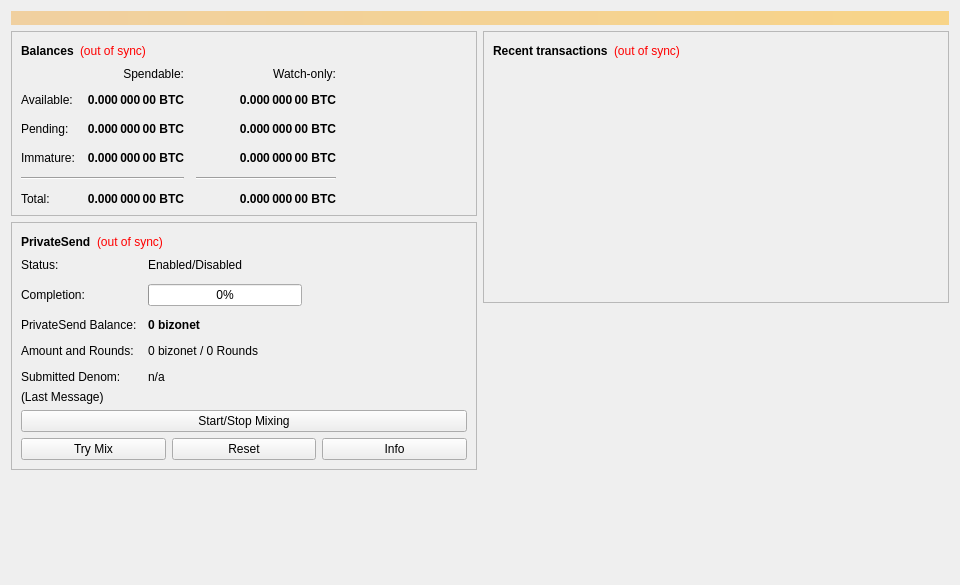
<?xml version="1.0" encoding="UTF-8"?>
<ui version="4.0">
 <class>OverviewPage</class>
 <widget class="QWidget" name="OverviewPage">
  <property name="geometry">
   <rect>
    <x>0</x>
    <y>0</y>
    <width>960</width>
    <height>585</height>
   </rect>
  </property>
  <property name="minimumSize">
   <size>
    <width>960</width>
    <height>0</height>
   </size>
  </property>
  <property name="windowTitle">
   <string>Form</string>
  </property>
  <layout class="QVBoxLayout" name="topLayout">
   <item>
    <widget class="QLabel" name="labelAlerts">
     <property name="visible">
      <bool>false</bool>
     </property>
     <property name="styleSheet">
      <string notr="true">QLabel { background-color: qlineargradient(x1: 0, y1: 0, x2: 1, y2: 0, stop:0 #F0D0A0, stop:1 #F8D488); color:#000000; }</string>
     </property>
     <property name="wordWrap">
      <bool>true</bool>
     </property>
     <property name="margin">
      <number>3</number>
     </property>
     <property name="textInteractionFlags">
      <set>Qt::TextSelectableByMouse</set>
     </property>
    </widget>
   </item>
   <item>
    <layout class="QHBoxLayout" name="horizontalLayout" stretch="1,1">
     <item>
      <layout class="QVBoxLayout" name="verticalLayout_2">
       <item>
        <widget class="QFrame" name="frame">
         <property name="frameShape">
          <enum>QFrame::StyledPanel</enum>
         </property>
         <property name="frameShadow">
          <enum>QFrame::Raised</enum>
         </property>
         <layout class="QVBoxLayout" name="verticalLayout_4">
          <item>
           <layout class="QHBoxLayout" name="horizontalLayout_4">
            <item>
             <widget class="QLabel" name="label_5">
              <property name="font">
               <font>
                <weight>75</weight>
                <bold>true</bold>
               </font>
              </property>
              <property name="text">
               <string>Balances</string>
              </property>
             </widget>
            </item>
            <item>
             <widget class="QLabel" name="labelWalletStatus">
              <property name="toolTip">
               <string>The displayed information may be out of date. Your wallet automatically synchronizes with the bizonet network after a connection is established, but this process has not completed yet.</string>
              </property>
              <property name="styleSheet">
               <string notr="true">QLabel { color: red; }</string>
              </property>
              <property name="text">
               <string notr="true">(out of sync)</string>
              </property>
              <property name="alignment">
               <set>Qt::AlignLeading|Qt::AlignLeft|Qt::AlignVCenter</set>
              </property>
             </widget>
            </item>
            <item>
             <spacer name="horizontalSpacer_3">
              <property name="orientation">
               <enum>Qt::Horizontal</enum>
              </property>
              <property name="sizeHint" stdset="0">
               <size>
                <width>40</width>
                <height>20</height>
               </size>
              </property>
             </spacer>
            </item>
           </layout>
          </item>
          <item>
           <layout class="QGridLayout" name="gridLayout">
            <property name="spacing">
             <number>12</number>
            </property>
            <item row="2" column="2">
             <widget class="QLabel" name="labelWatchPending">
              <property name="font">
               <font>
                <weight>75</weight>
                <bold>true</bold>
               </font>
              </property>
              <property name="cursor">
               <cursorShape>IBeamCursor</cursorShape>
              </property>
              <property name="toolTip">
               <string>Unconfirmed transactions to watch-only addresses</string>
              </property>
              <property name="text">
               <string notr="true">0.000 000 00 BTC</string>
              </property>
              <property name="alignment">
               <set>Qt::AlignRight|Qt::AlignTrailing|Qt::AlignVCenter</set>
              </property>
              <property name="textInteractionFlags">
               <set>Qt::LinksAccessibleByMouse|Qt::TextSelectableByKeyboard|Qt::TextSelectableByMouse</set>
              </property>
             </widget>
            </item>
            <item row="2" column="1">
             <widget class="QLabel" name="labelUnconfirmed">
              <property name="font">
               <font>
                <weight>75</weight>
                <bold>true</bold>
               </font>
              </property>
              <property name="cursor">
               <cursorShape>IBeamCursor</cursorShape>
              </property>
              <property name="toolTip">
               <string>Total of transactions that have yet to be confirmed, and do not yet count toward the spendable balance</string>
              </property>
              <property name="text">
               <string notr="true">0.000 000 00 BTC</string>
              </property>
              <property name="alignment">
               <set>Qt::AlignRight|Qt::AlignTrailing|Qt::AlignVCenter</set>
              </property>
              <property name="textInteractionFlags">
               <set>Qt::LinksAccessibleByMouse|Qt::TextSelectableByKeyboard|Qt::TextSelectableByMouse</set>
              </property>
             </widget>
            </item>
            <item row="3" column="2">
             <widget class="QLabel" name="labelWatchImmature">
              <property name="font">
               <font>
                <weight>75</weight>
                <bold>true</bold>
               </font>
              </property>
              <property name="cursor">
               <cursorShape>IBeamCursor</cursorShape>
              </property>
              <property name="toolTip">
               <string>Mined balance in watch-only addresses that has not yet matured</string>
              </property>
              <property name="text">
               <string notr="true">0.000 000 00 BTC</string>
              </property>
              <property name="alignment">
               <set>Qt::AlignRight|Qt::AlignTrailing|Qt::AlignVCenter</set>
              </property>
              <property name="textInteractionFlags">
               <set>Qt::LinksAccessibleByMouse|Qt::TextSelectableByKeyboard|Qt::TextSelectableByMouse</set>
              </property>
             </widget>
            </item>
            <item row="4" column="0" colspan="2">
             <widget class="Line" name="lineSpendableBalance">
              <property name="orientation">
               <enum>Qt::Horizontal</enum>
              </property>
             </widget>
            </item>
            <item row="4" column="2">
             <widget class="Line" name="lineWatchBalance">
              <property name="sizePolicy">
               <sizepolicy hsizetype="Preferred" vsizetype="Fixed">
                <horstretch>0</horstretch>
                <verstretch>0</verstretch>
               </sizepolicy>
              </property>
              <property name="minimumSize">
               <size>
                <width>140</width>
                <height>0</height>
               </size>
              </property>
              <property name="orientation">
               <enum>Qt::Horizontal</enum>
              </property>
             </widget>
            </item>
            <item row="5" column="0">
             <widget class="QLabel" name="labelTotalText">
              <property name="text">
               <string>Total:</string>
              </property>
             </widget>
            </item>
            <item row="3" column="1">
             <widget class="QLabel" name="labelImmature">
              <property name="font">
               <font>
                <weight>75</weight>
                <bold>true</bold>
               </font>
              </property>
              <property name="cursor">
               <cursorShape>IBeamCursor</cursorShape>
              </property>
              <property name="toolTip">
               <string>Mined balance that has not yet matured</string>
              </property>
              <property name="text">
               <string notr="true">0.000 000 00 BTC</string>
              </property>
              <property name="alignment">
               <set>Qt::AlignRight|Qt::AlignTrailing|Qt::AlignVCenter</set>
              </property>
              <property name="textInteractionFlags">
               <set>Qt::LinksAccessibleByMouse|Qt::TextSelectableByKeyboard|Qt::TextSelectableByMouse</set>
              </property>
             </widget>
            </item>
            <item row="2" column="3">
             <spacer name="horizontalSpacer_2">
              <property name="orientation">
               <enum>Qt::Horizontal</enum>
              </property>
              <property name="sizeHint" stdset="0">
               <size>
                <width>40</width>
                <height>20</height>
               </size>
              </property>
             </spacer>
            </item>
            <item row="3" column="0">
             <widget class="QLabel" name="labelImmatureText">
              <property name="text">
               <string>Immature:</string>
              </property>
             </widget>
            </item>
            <item row="5" column="1">
             <widget class="QLabel" name="labelTotal">
              <property name="font">
               <font>
                <weight>75</weight>
                <bold>true</bold>
               </font>
              </property>
              <property name="cursor">
               <cursorShape>IBeamCursor</cursorShape>
              </property>
              <property name="toolTip">
               <string>Your current total balance</string>
              </property>
              <property name="text">
               <string notr="true">0.000 000 00 BTC</string>
              </property>
              <property name="alignment">
               <set>Qt::AlignRight|Qt::AlignTrailing|Qt::AlignVCenter</set>
              </property>
              <property name="textInteractionFlags">
               <set>Qt::LinksAccessibleByMouse|Qt::TextSelectableByKeyboard|Qt::TextSelectableByMouse</set>
              </property>
             </widget>
            </item>
            <item row="5" column="2">
             <widget class="QLabel" name="labelWatchTotal">
              <property name="font">
               <font>
                <weight>75</weight>
                <bold>true</bold>
               </font>
              </property>
              <property name="cursor">
               <cursorShape>IBeamCursor</cursorShape>
              </property>
              <property name="toolTip">
               <string>Current total balance in watch-only addresses</string>
              </property>
              <property name="text">
               <string notr="true">0.000 000 00 BTC</string>
              </property>
              <property name="alignment">
               <set>Qt::AlignRight|Qt::AlignTrailing|Qt::AlignVCenter</set>
              </property>
              <property name="textInteractionFlags">
               <set>Qt::LinksAccessibleByMouse|Qt::TextSelectableByKeyboard|Qt::TextSelectableByMouse</set>
              </property>
             </widget>
            </item>
            <item row="0" column="2">
             <widget class="QLabel" name="labelWatchonly">
              <property name="text">
               <string>Watch-only:</string>
              </property>
              <property name="alignment">
               <set>Qt::AlignRight|Qt::AlignTrailing|Qt::AlignVCenter</set>
              </property>
             </widget>
            </item>
            <item row="1" column="0">
             <widget class="QLabel" name="labelBalanceText">
              <property name="text">
               <string>Available:</string>
              </property>
             </widget>
            </item>
            <item row="1" column="1">
             <widget class="QLabel" name="labelBalance">
              <property name="font">
               <font>
                <weight>75</weight>
                <bold>true</bold>
               </font>
              </property>
              <property name="cursor">
               <cursorShape>IBeamCursor</cursorShape>
              </property>
              <property name="toolTip">
               <string>Your current spendable balance</string>
              </property>
              <property name="text">
               <string notr="true">0.000 000 00 BTC</string>
              </property>
              <property name="alignment">
               <set>Qt::AlignRight|Qt::AlignTrailing|Qt::AlignVCenter</set>
              </property>
              <property name="textInteractionFlags">
               <set>Qt::LinksAccessibleByMouse|Qt::TextSelectableByKeyboard|Qt::TextSelectableByMouse</set>
              </property>
             </widget>
            </item>
            <item row="1" column="2">
             <widget class="QLabel" name="labelWatchAvailable">
              <property name="font">
               <font>
                <weight>75</weight>
                <bold>true</bold>
               </font>
              </property>
              <property name="cursor">
               <cursorShape>IBeamCursor</cursorShape>
              </property>
              <property name="toolTip">
               <string>Your current balance in watch-only addresses</string>
              </property>
              <property name="text">
               <string notr="true">0.000 000 00 BTC</string>
              </property>
              <property name="alignment">
               <set>Qt::AlignRight|Qt::AlignTrailing|Qt::AlignVCenter</set>
              </property>
              <property name="textInteractionFlags">
               <set>Qt::LinksAccessibleByMouse|Qt::TextSelectableByKeyboard|Qt::TextSelectableByMouse</set>
              </property>
             </widget>
            </item>
            <item row="2" column="0">
             <widget class="QLabel" name="labelPendingText">
              <property name="text">
               <string>Pending:</string>
              </property>
             </widget>
            </item>
            <item row="0" column="1">
             <widget class="QLabel" name="labelSpendable">
              <property name="text">
               <string>Spendable:</string>
              </property>
              <property name="alignment">
               <set>Qt::AlignRight|Qt::AlignTrailing|Qt::AlignVCenter</set>
              </property>
             </widget>
            </item>
           </layout>
          </item>
         </layout>
        </widget>
       </item>
       <item>
        <widget class="QFrame" name="framePrivateSend">
         <property name="layoutDirection">
          <enum>Qt::LeftToRight</enum>
         </property>
         <property name="frameShape">
          <enum>QFrame::StyledPanel</enum>
         </property>
         <property name="frameShadow">
          <enum>QFrame::Raised</enum>
         </property>
         <layout class="QVBoxLayout" name="VerticalLayout_PS1">
          <item>
           <layout class="QHBoxLayout" name="horizontalLayout_5">
            <item>
             <widget class="QLabel" name="labelPrivateSendHeader">
              <property name="font">
               <font>
                <weight>75</weight>
                <bold>true</bold>
               </font>
              </property>
              <property name="text">
               <string>PrivateSend</string>
              </property>
             </widget>
            </item>
            <item>
             <widget class="QLabel" name="labelPrivateSendSyncStatus">
              <property name="toolTip">
               <string>The displayed information may be out of date. Your wallet automatically synchronizes with the bizonet network after a connection is established, but this process has not completed yet.</string>
              </property>
              <property name="styleSheet">
               <string notr="true">QLabel { color: red; }</string>
              </property>
              <property name="text">
               <string notr="true">(out of sync)</string>
              </property>
              <property name="alignment">
               <set>Qt::AlignLeading|Qt::AlignLeft|Qt::AlignVCenter</set>
              </property>
             </widget>
            </item>
            <item>
             <spacer name="horizontalSpacer_4">
              <property name="orientation">
               <enum>Qt::Horizontal</enum>
              </property>
              <property name="sizeHint" stdset="0">
               <size>
                <width>40</width>
                <height>20</height>
               </size>
              </property>
             </spacer>
            </item>
           </layout>
          </item>
          <item>
           <layout class="QFormLayout" name="privateSendFormLayout">
            <property name="fieldGrowthPolicy">
             <enum>QFormLayout::AllNonFixedFieldsGrow</enum>
            </property>
            <property name="horizontalSpacing">
             <number>11</number>
            </property>
            <property name="verticalSpacing">
             <number>12</number>
            </property>
            <item row="0" column="0">
             <widget class="QLabel" name="labelPrivateSendEnabledText">
              <property name="text">
               <string>Status:</string>
              </property>
             </widget>
            </item>
            <item row="0" column="1">
             <widget class="QLabel" name="labelPrivateSendEnabled">
              <property name="text">
               <string>Enabled/Disabled</string>
              </property>
             </widget>
            </item>
            <item row="1" column="0">
             <widget class="QLabel" name="labelCompletitionText">
              <property name="text">
               <string>Completion:</string>
              </property>
             </widget>
            </item>
            <item row="1" column="1">
             <widget class="QProgressBar" name="privateSendProgress">
              <property name="maximumSize">
               <size>
                <width>154</width>
                <height>16777215</height>
               </size>
              </property>
              <property name="value">
               <number>0</number>
              </property>
             </widget>
            </item>
            <item row="2" column="0">
             <widget class="QLabel" name="labelAnonymizedText">
              <property name="text">
               <string>PrivateSend Balance:</string>
              </property>
             </widget>
            </item>
            <item row="2" column="1">
             <widget class="QLabel" name="labelAnonymized">
              <property name="font">
               <font>
                <weight>75</weight>
                <bold>true</bold>
               </font>
              </property>
              <property name="text">
               <string notr="true">0 bizonet</string>
              </property>
             </widget>
            </item>
            <item row="3" column="0">
             <widget class="QLabel" name="labelAmountAndRoundsText">
              <property name="text">
               <string>Amount and Rounds:</string>
              </property>
             </widget>
            </item>
            <item row="3" column="1">
             <widget class="QLabel" name="labelAmountRounds">
              <property name="text">
               <string>0 bizonet / 0 Rounds</string>
              </property>
             </widget>
            </item>
            <item row="4" column="0">
             <widget class="QLabel" name="labelSubmittedDenomText">
              <property name="text">
               <string>Submitted Denom:</string>
              </property>
             </widget>
            </item>
            <item row="4" column="1">
             <widget class="QLabel" name="labelSubmittedDenom">
              <property name="toolTip">
               <string>The denominations you submitted to the Masternode.&lt;br&gt;To mix, other users must submit the exact same denominations.</string>
              </property>
              <property name="text">
               <string>n/a</string>
              </property>
             </widget>
            </item>
           </layout>
          </item>
          <item>
           <layout class="QVBoxLayout" name="VerticalLayout_PS">
            <item>
             <widget class="QLabel" name="labelPrivateSendLastMessage">
              <property name="text">
               <string>(Last Message)</string>
              </property>
              <property name="alignment">
               <set>Qt::AlignLeading|Qt::AlignLeft|Qt::AlignTop</set>
              </property>
              <property name="wordWrap">
               <bool>true</bool>
              </property>
             </widget>
            </item>
            <item>
             <widget class="QPushButton" name="togglePrivateSend">
              <property name="sizePolicy">
               <sizepolicy hsizetype="MinimumExpanding" vsizetype="Fixed">
                <horstretch>0</horstretch>
                <verstretch>0</verstretch>
               </sizepolicy>
              </property>
              <property name="text">
               <string>Start/Stop Mixing</string>
              </property>
             </widget>
            </item>
            <item>
             <layout class="QHBoxLayout" name="horizontalLayout_debugbuttons">
              <item>
               <widget class="QPushButton" name="privateSendAuto">
                <property name="sizePolicy">
                 <sizepolicy hsizetype="MinimumExpanding" vsizetype="Fixed">
                  <horstretch>0</horstretch>
                  <verstretch>0</verstretch>
                 </sizepolicy>
                </property>
                <property name="toolTip">
                 <string>Try to manually submit a PrivateSend request.</string>
                </property>
                <property name="text">
                 <string>Try Mix</string>
                </property>
               </widget>
              </item>
              <item>
               <widget class="QPushButton" name="privateSendReset">
                <property name="sizePolicy">
                 <sizepolicy hsizetype="MinimumExpanding" vsizetype="Fixed">
                  <horstretch>0</horstretch>
                  <verstretch>0</verstretch>
                 </sizepolicy>
                </property>
                <property name="toolTip">
                 <string>Reset the current status of PrivateSend (can interrupt PrivateSend if it's in the process of Mixing, which can cost you money!)</string>
                </property>
                <property name="autoFillBackground">
                 <bool>false</bool>
                </property>
                <property name="text">
                 <string>Reset</string>
                </property>
               </widget>
              </item>
              <item>
               <widget class="QPushButton" name="privateSendInfo">
                <property name="sizePolicy">
                 <sizepolicy hsizetype="MinimumExpanding" vsizetype="Fixed">
                  <horstretch>0</horstretch>
                  <verstretch>0</verstretch>
                 </sizepolicy>
                </property>
                <property name="toolTip">
                 <string>Information about PrivateSend and Mixing</string>
                </property>
                <property name="text">
                 <string>Info</string>
                </property>
               </widget>
              </item>
             </layout>
            </item>
           </layout>
          </item>
         </layout>
        </widget>
       </item>
       <item>
        <spacer name="verticalSpacer">
         <property name="orientation">
          <enum>Qt::Vertical</enum>
         </property>
         <property name="sizeHint" stdset="0">
          <size>
           <width>20</width>
           <height>40</height>
          </size>
         </property>
        </spacer>
       </item>
      </layout>
     </item>
     <item>
      <layout class="QVBoxLayout" name="verticalLayout_3">
       <item>
        <widget class="QFrame" name="frame_2">
         <property name="frameShape">
          <enum>QFrame::StyledPanel</enum>
         </property>
         <property name="frameShadow">
          <enum>QFrame::Raised</enum>
         </property>
         <layout class="QVBoxLayout" name="verticalLayout">
          <item>
           <layout class="QHBoxLayout" name="horizontalLayout_2">
            <item>
             <widget class="QLabel" name="label_4">
              <property name="font">
               <font>
                <weight>75</weight>
                <bold>true</bold>
               </font>
              </property>
              <property name="text">
               <string>Recent transactions</string>
              </property>
             </widget>
            </item>
            <item>
             <widget class="QLabel" name="labelTransactionsStatus">
              <property name="toolTip">
               <string>The displayed information may be out of date. Your wallet automatically synchronizes with the bizonet network after a connection is established, but this process has not completed yet.</string>
              </property>
              <property name="styleSheet">
               <string notr="true">QLabel { color: red; }</string>
              </property>
              <property name="text">
               <string notr="true">(out of sync)</string>
              </property>
              <property name="alignment">
               <set>Qt::AlignLeading|Qt::AlignLeft|Qt::AlignVCenter</set>
              </property>
             </widget>
            </item>
            <item>
             <spacer name="horizontalSpacer">
              <property name="orientation">
               <enum>Qt::Horizontal</enum>
              </property>
              <property name="sizeHint" stdset="0">
               <size>
                <width>40</width>
                <height>20</height>
               </size>
              </property>
             </spacer>
            </item>
           </layout>
          </item>
          <item>
           <widget class="QListView" name="listTransactions">
            <property name="styleSheet">
             <string notr="true">QListView { background: transparent; }</string>
            </property>
            <property name="frameShape">
             <enum>QFrame::NoFrame</enum>
            </property>
            <property name="verticalScrollBarPolicy">
             <enum>Qt::ScrollBarAlwaysOff</enum>
            </property>
            <property name="horizontalScrollBarPolicy">
             <enum>Qt::ScrollBarAlwaysOff</enum>
            </property>
            <property name="selectionMode">
             <enum>QAbstractItemView::NoSelection</enum>
            </property>
           </widget>
          </item>
         </layout>
        </widget>
       </item>
       <item>
        <spacer name="verticalSpacer_2">
         <property name="orientation">
          <enum>Qt::Vertical</enum>
         </property>
         <property name="sizeHint" stdset="0">
          <size>
           <width>20</width>
           <height>40</height>
          </size>
         </property>
        </spacer>
       </item>
      </layout>
     </item>
    </layout>
   </item>
  </layout>
 </widget>
 <resources/>
 <connections/>
</ui>
